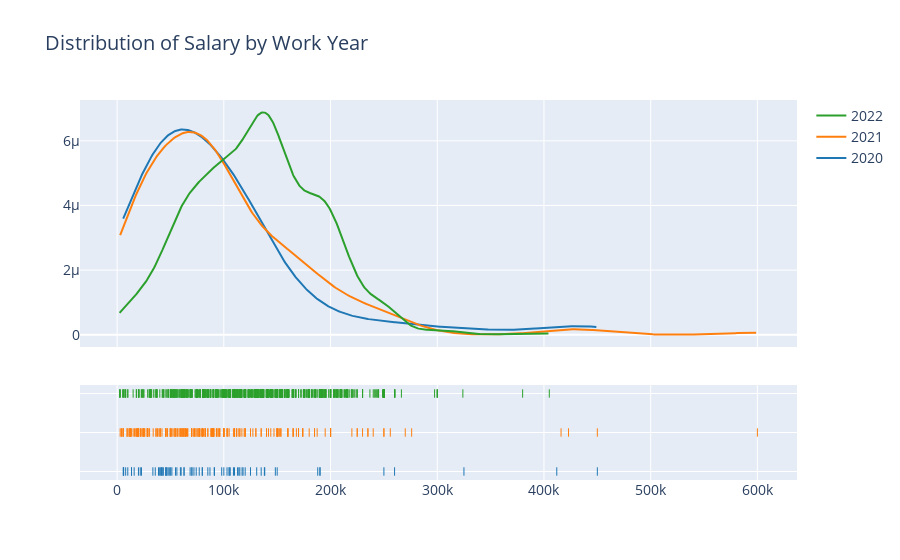

Notebook source saved alongside this figure:
### Code cell
def dist_sal_by_work_year(df):

    y2020 = df.query('work_year == 2020')
    y2021 = df.query('work_year == 2021')
    y2022 = df.query('work_year == 2022')

    hist_data = [y2020.salary_in_usd, y2021.salary_in_usd, y2022.salary_in_usd]
    group_labels = ['2020', '2021', '2022']

    fig = ff.create_distplot(
        hist_data,
        group_labels,
        show_hist=False,
    )
    fig.update_layout(
        title="Distribution of Salary by Work Year",
        font=dict(size=14)
    )
    return fig

dist_sal_by_work_year(df)

### Figure 1 — Plotly figure (JSON) as saved in the notebook; plotly's stock layout.template omitted (floating-point values rounded to 4 significant figures; data arrays with more than 128 entries replaced by an {"elided": "..."} marker saying what was removed)
{"data": [{"legendgroup": "2020", "marker": {"color": "rgb(31, 119, 180)"}, "mode": "lines", "name": "2020", "showlegend": true, "type": "scatter", "x": {"elided": "500 float values"}, "xaxis": "x", "y": {"elided": "500 float values"}, "yaxis": "y"}, {"legendgroup": "2021", "marker": {"color": "rgb(255, 127, 14)"}, "mode": "lines", "name": "2021", "showlegend": true, "type": "scatter", "x": {"elided": "500 float values"}, "xaxis": "x", "y": {"elided": "500 float values"}, "yaxis": "y"}, {"legendgroup": "2022", "marker": {"color": "rgb(44, 160, 44)"}, "mode": "lines", "name": "2022", "showlegend": true, "type": "scatter", "x": {"elided": "500 float values"}, "xaxis": "x", "y": {"elided": "500 float values"}, "yaxis": "y"}, {"legendgroup": "2020", "marker": {"color": "rgb(31, 119, 180)", "symbol": "line-ns-open"}, "mode": "markers", "name": "2020", "showlegend": false, "type": "scatter", "x": [13493, 13493, 22809, 49268, 117104, 54742, 20000, 59303, 70000, 68428, 450000, 46759, 74130, 103000, 250000, 10000, 138000, 45760, 79833, 50180, 106000, 112872, 15966, 76958, 188000, 105000, 70139, 6072, 33511, 91000, 42000, 115000, 260000, 109024, 79833, 150000, 72000, 190000, 35735, 135000, 125000, 51321, 40481, 39916, 87000, 85000, 8000, 41689, 114047, 5707, 56000, 43331, 6072, 47899, 98000, 325000, 45896, 42197, 62726, 21669, 110000, 120000, 60000, 148261, 38776, 91237, 62726, 190200, 118000, 138350, 130800, 45618, 412000, 105000, 100000], "xaxis": "x", "y": ["2020", "2020", "2020", "2020", "2020", "2020", "2020", "2020", "2020", "2020", "2020", "2020", "2020", "2020", "2020", "2020", "2020", "2020", "2020", "2020", "2020", "2020", "2020", "2020", "2020", "2020", "2020", "2020", "2020", "2020", "2020", "2020", "2020", "2020", "2020", "2020", "2020", "2020", "2020", "2020", "2020", "2020", "2020", "2020", "2020", "2020", "2020", "2020", "2020", "2020", "2020", "2020", "2020", "2020", "2020", "2020", "2020", "2020", "2020", "2020", "2020", "2020", "2020", "2020", "2020", "2020", "2020", "2020", "2020", "2020", "2020", "2020", "2020", "2020", "2020"], "yaxis": "y2"}, {"legendgroup": "2021", "marker": {"color": "rgb(255, 127, 14)", "symbol": "line-ns-open"}, "mode": "markers", "name": "2021", "showlegend": false, "type": "scatter", "x": {"elided": "225 int values"}, "xaxis": "x", "y": {"elided": "225 str values"}, "yaxis": "y2"}, {"legendgroup": "2022", "marker": {"color": "rgb(44, 160, 44)", "symbol": "line-ns-open"}, "mode": "markers", "name": "2022", "showlegend": false, "type": "scatter", "x": {"elided": "795 int values"}, "xaxis": "x", "y": {"elided": "795 str values"}, "yaxis": "y2"}], "layout": {"barmode": "overlay", "font": {"size": 14}, "hovermode": "closest", "legend": {"traceorder": "reversed"}, "title": {"text": "Distribution of Salary by Work Year"}, "xaxis": {"anchor": "y2", "domain": [0, 1], "zeroline": false}, "yaxis": {"anchor": "free", "domain": [0.35, 1], "position": 0}, "yaxis2": {"anchor": "x", "domain": [0, 0.25], "dtick": 1, "showticklabels": false}}}
